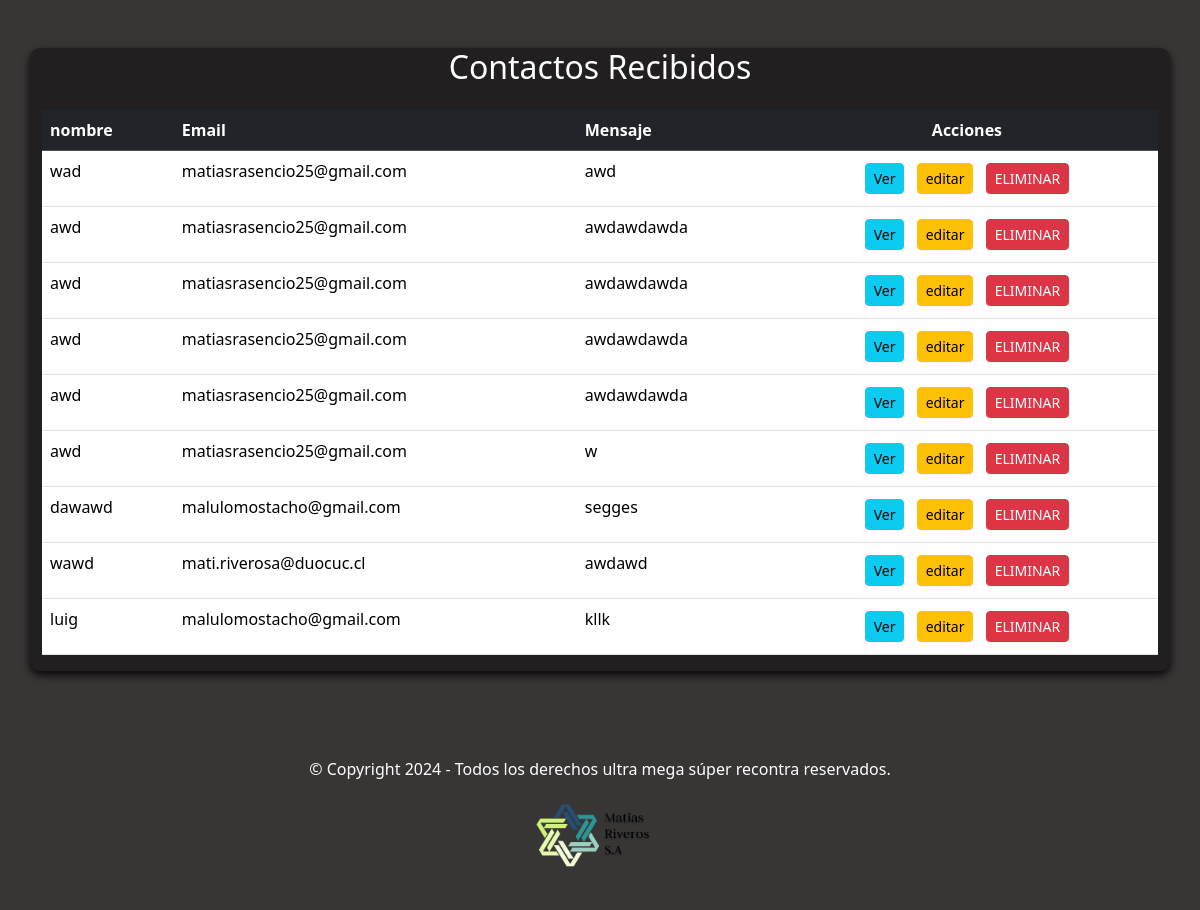
Screenshot of /contactos/ (signed in) with the database file from the repository.
### myportfolio/models.py (models this page shows, shortened)
class Contacto(models.Model):
    nombre = models.CharField(max_length=100)
    email = models.EmailField()
    mensaje = models.TextField()
    mensaje_cifrado = models.TextField()
    fecha =  models.DateTimeField(auto_now_add=True)

### myportfolio/views.py (the view)
# urls.py: path('contactos/',views.contacto_lista, name="contacto_lista"),
@login_required
def contacto_lista(request):
    contactos = Contacto.objects.all()
    return render(request,'myportfolio/contacto_lista.html', {'contactos': contactos})

### myportfolio/templates/myportfolio/contacto_lista.html (shortened to what this page needs)
{% extends 'base_generic.html' %}
{% block content %}
{% load static %}
<div class="container mt-5">
   <h2 class="text-center mb-4">Contactos Recibidos</h2>
   <div class="table-responsive">
    <table class="table table-hover aling-middle">
        <thead class="table-dark">
            <tr>
                <th scope="col">nombre</th>
                <th scope="col">Email</th>
                <th scope="col">Mensaje</th>
                <th scope="col" class="text-center">Acciones</th>
            </tr>
        </thead>
        <tbody>
            {% for contacto in contactos %}
            <tr>
                <td>{{contacto.nombre}}</td>
                <td>{{contacto.email}}</td>
                <td>{{contacto.mensaje}}</td>
                <td class="text-center">
                    <a href="{% url 'contacto_detalle' contacto.pk %}" class="btn btn-info btn-sm m-1">Ver</a>
                    <a href="{% url 'contacto_editar' contacto.pk %}" class="btn btn-warning btn-sm m-1">editar</a>
                    <form method="POST" action="{% url 'contacto_eliminar' contacto.pk %}" style="display: inline;">
                    <button type='submit' class="btn btn-danger btn-sm m-1">ELIMINAR</button>
                    </form>
                </td>
            </tr>
            {% endfor %}
        </tbody>
    </table>
   </div>
</div>
    <div class="container-fluid text-center text-white derechos ">
      <h6>© Copyright 2024 - Todos los derechos ultra mega súper recontra reservados.</h6>
      <img class="logo" src="{% static 'images/logo.png' %}" alt="">
    </div>
{% endblock %}

### myportfolio/templates/base_generic.html (shortened to what this page needs)
{% load bootstrap5 %}
{% load static %}
<!DOCTYPE html>
<html lang="es">
<head>
    {% bootstrap_css %}
    <link rel="stylesheet" href="{% static 'css/styles.css' %}">
</head>
<body>
    {% block content %}
    {% endblock %}
</body>
</html>

### myportfolio/static/css/styles.css (style rules this page uses)
.logo { width: 120px; margin-right: 10px; }
body { background-color:#383535; color: #ffffff; }
.container { margin-top: 50px; background-color:rgb(33, 31, 31); border-radius: 10px; box-shadow:0 4px 8px rgba(0, 0, 0, 0.9); }
.text-center { text-align: center; }
.derechos { margin-top: 50px; align-content: center; height: 200px; }

### rows the page displays
Contacto: nombre "wad", email "matiasrasencio25@gmail.com", mensaje "awd"
Contacto: nombre "awd", email "matiasrasencio25@gmail.com", mensaje "awdawdawda"
Contacto: nombre "awd", email "matiasrasencio25@gmail.com", mensaje "awdawdawda"
Contacto: nombre "awd", email "matiasrasencio25@gmail.com", mensaje "awdawdawda"
Contacto: nombre "awd", email "matiasrasencio25@gmail.com", mensaje "awdawdawda"
Contacto: nombre "awd", email "matiasrasencio25@gmail.com", mensaje "w"
Contacto: nombre "dawawd", email "malulomostacho@gmail.com", mensaje "segges"
Contacto: nombre "wawd", email "mati.riverosa@duocuc.cl", mensaje "awdawd"
Contacto: nombre "luig", email "malulomostacho@gmail.com", mensaje "kllk"
